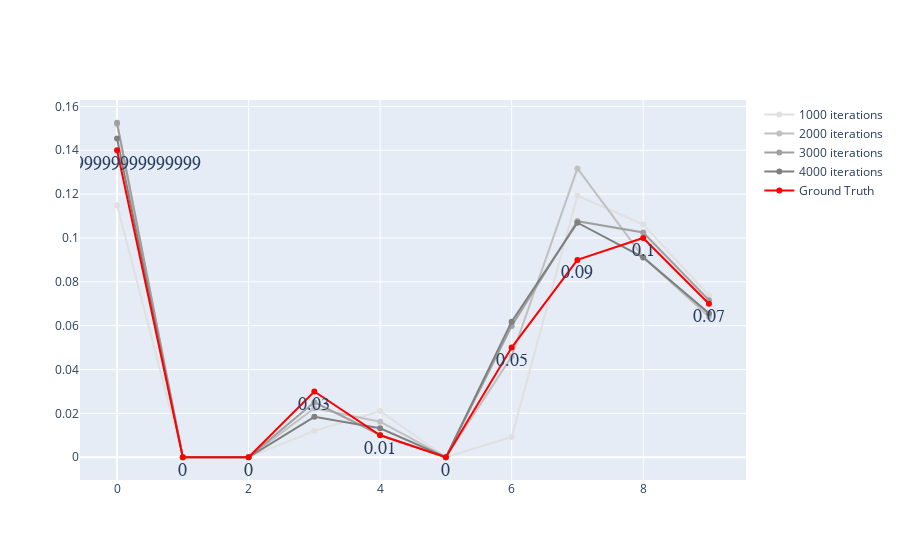

Notebook cell for this chart:
### Code cell
import pandas as pd

# probas = imbalance + digit_distribution
probas = contexts_generator.M
np.fill_diagonal( probas, 0 ) 
probas = np.sum( probas, 0 ) #+ imbalance
df = np.vstack( [ np.array([0,1,2,3,4,5,6,7,8,9]),  probas ] ).T
df = pd.DataFrame(df)
df.columns = ['index', 'ground_truth'] 

for k in estimates_history.keys():
    df[str(k)] = estimates_history[k]


steps = round( (224 - 96) / len(estimates_history.keys() ) )
greys = np.arange(224,96, -steps)

fig = go.Figure( )

for i , k in enumerate( estimates_history.keys() ):
    col = greys[i]
    fig.add_trace(go.Scatter(x=df['index'], y=df[str(k)], line=dict(color='rgb({},{},{})'.format(col,col,col) ) ,mode='lines+markers',  name='{} iterations'.format(k),   showlegend=True ))

fig.add_trace(go.Scatter(x=df['index'], y=df['ground_truth'], text = df['ground_truth'],  line=dict(color='rgb(255,0,0)' ), textfont=dict( family="sans serif", size=18) ,mode='lines+markers+text',  name='Ground Truth',   showlegend=True ))

fig.update_traces(textposition="bottom center")

fig.show(legend=True)

### Figure 1 — Plotly figure (JSON) as saved in the notebook; plotly's stock layout.template omitted (floating-point values rounded to 4 significant figures)
{"data": [{"line": {"color": "rgb(224,224,224)"}, "mode": "lines+markers", "name": "1000 iterations", "showlegend": true, "x": [0, 1, 2, 3, 4, 5, 6, 7, 8, 9], "y": [0.1149, 0, 0, 0.01205, 0.02105, 0, 0.009259, 0.1193, 0.1062, 0.07377], "type": "scatter", "textposition": "bottom center"}, {"line": {"color": "rgb(192,192,192)"}, "mode": "lines+markers", "name": "2000 iterations", "showlegend": true, "x": [0, 1, 2, 3, 4, 5, 6, 7, 8, 9], "y": [0.1518, 0, 0, 0.02235, 0.01622, 0, 0.04592, 0.1317, 0.09132, 0.0641], "type": "scatter", "textposition": "bottom center"}, {"line": {"color": "rgb(160,160,160)"}, "mode": "lines+markers", "name": "3000 iterations", "showlegend": true, "x": [0, 1, 2, 3, 4, 5, 6, 7, 8, 9], "y": [0.1525, 0, 0, 0.02509, 0.01017, 0, 0.05986, 0.1076, 0.1025, 0.07163], "type": "scatter", "textposition": "bottom center"}, {"line": {"color": "rgb(128,128,128)"}, "mode": "lines+markers", "name": "4000 iterations", "showlegend": true, "x": [0, 1, 2, 3, 4, 5, 6, 7, 8, 9], "y": [0.1453, 0, 0, 0.01842, 0.01323, 0, 0.06183, 0.107, 0.09112, 0.06561], "type": "scatter", "textposition": "bottom center"}, {"line": {"color": "rgb(255,0,0)"}, "mode": "lines+markers+text", "name": "Ground Truth", "showlegend": true, "text": [0.14, 0, 0, 0.03, 0.01, 0, 0.05, 0.09, 0.1, 0.07], "textfont": {"family": "sans serif", "size": 18}, "x": [0, 1, 2, 3, 4, 5, 6, 7, 8, 9], "y": [0.14, 0, 0, 0.03, 0.01, 0, 0.05, 0.09, 0.1, 0.07], "type": "scatter", "textposition": "bottom center"}], "layout": {}}
